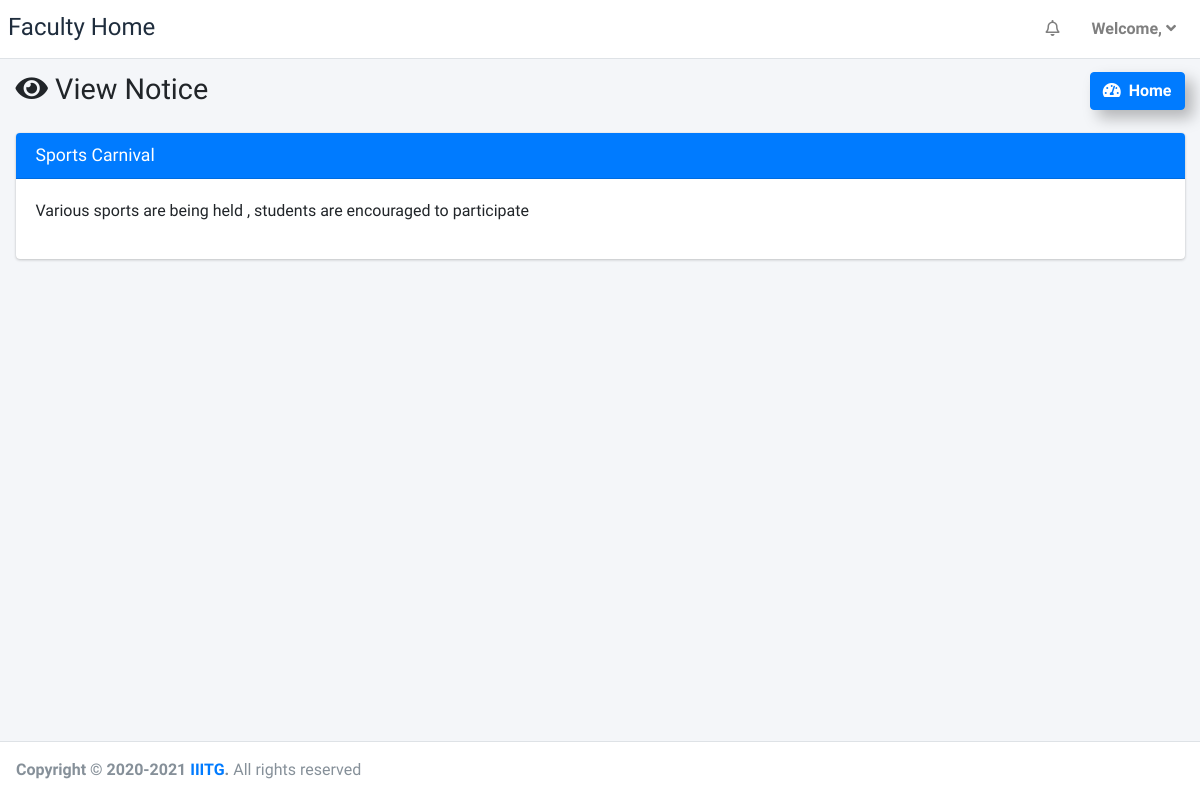
Page /student/admin/notice/1/ (signed in) on the committed database.
### mySpace_app/models.py (models this page shows, shortened)
class Notice(models.Model):
    notice_name = models.CharField(max_length=255)
    content = models.TextField()
    published_on = models.DateTimeField(auto_now=True)

### mySpace_app/views.py (the view)
# urls.py: path('student/<str:username>/notice/<int:notice_id>/', views.notice_view, name="notice_view"),
def notice_view(request, username, notice_id):
	res = checkUser(request, username)
	if res: return res
	try:
		notice = Notice.objects.get(id=notice_id)
	except Exception as e:
		return redirect('/')
	contents = {
		'name': notice.notice_name,
		'content': notice.content,
		'published_on': notice.published_on
	}
	if Student.objects.filter(user=request.user).exists():
		return render(request, 'student_templates/notice_view.html', contents)
	else:
		return render(request, 'faculty_templates/notice_view.html', contents)

### mySpace_app/utility.py (called while the page is built)
def checkUser(request, username):
    if request.user.is_anonymous:
        return redirect('/login')
    elif request.user.username != username:
        return redirect('/')
    return None

### mySpace_app/templates/faculty_templates/notice_view.html
{% extends 'faculty_templates/base.html' %}
{% block page_title %}
<i class="nav-icon fas fa-eye"></i>
View Notice
{% endblock page_title %}
{% block main_content %}
<section class="content">
    <div class="container-fluid">
        <div class="row">
            <div class="col-12">
              <div class="card card-primary">
                <div class="card-header">
                  <h3 class="card-title">{{name}}</h3>
                </div>
        <div class="card-body">
            <p>{{content}}</p>
        </div>
        </div>
            </div>
        </div>
    </div>
</section>
{% endblock main_content %}

### rows in the picture
Notice: notice_name "Sports Carnival", content "Various sports are being held , students are encouraged to participate"
